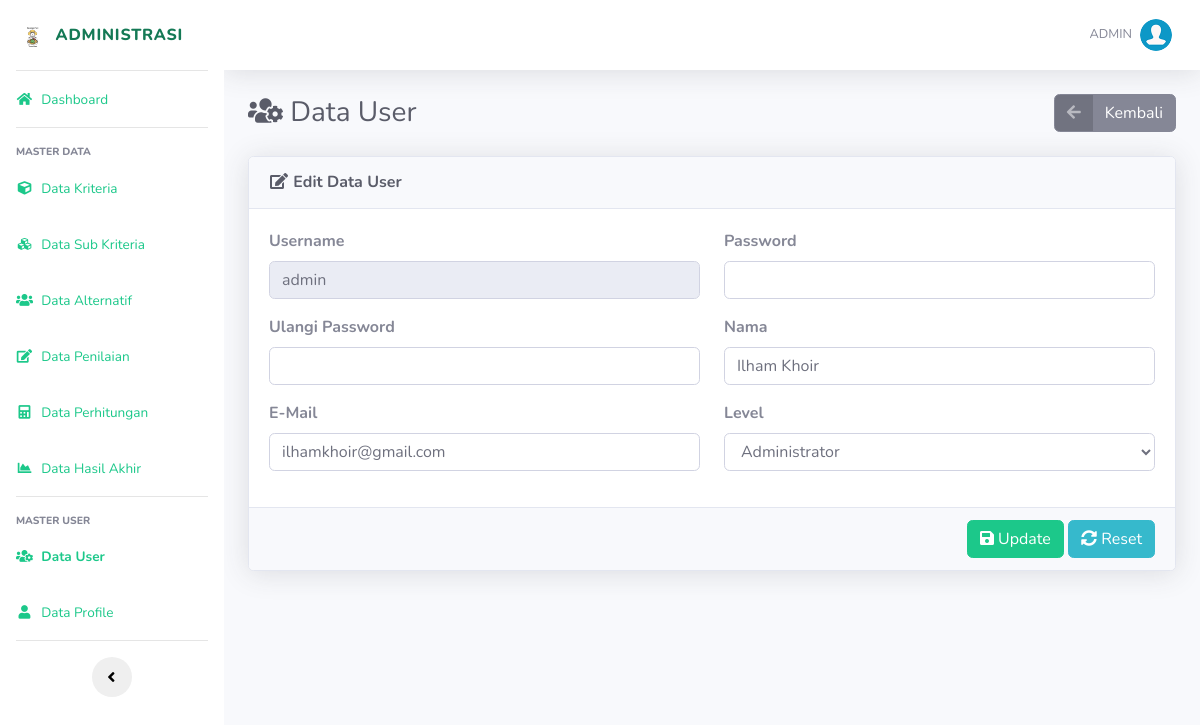
The page /edit-user.php?id=14 (signed in) on the database its author committed.
### tables this page shows
CREATE TABLE `user` (
  `id_user` int(5) NOT NULL,
  `username` varchar(16) NOT NULL,
  `password` varchar(50) NOT NULL,
  `nama` varchar(70) NOT NULL,
  `email` varchar(50) DEFAULT NULL,
  `role` char(1) NOT NULL
);

### edit-user.php (the view, shortened to what this page needs)
<?php require_once('includes/init.php'); ?>
<?php
$id_user = (isset($_GET['id'])) ? trim($_GET['id']) : '';
?>
<?php
require_once('template/header.php');
?>
<div class="d-sm-flex align-items-center justify-content-between mb-4">
    <h1 class="h3 mb-0 text-gray-800"><i class="fas fa-fw fa-users-cog"></i> Data User</h1>
	<a href="list-user.php" class="btn btn-secondary btn-icon-split"><span class="icon text-white-50"><i class="fas fa-arrow-left"></i></span>
		<span class="text">Kembali</span>
	</a>
</div>
<form action="edit-user.php?id=<?php echo $id_user; ?>" method="post">
	<div class="card shadow mb-4">
		<div class="card-header py-3">
			<h6 class="m-0 font-weight-bold text-dark"><i class="fas fa-fw fa-edit"></i> Edit Data User</h6>
		</div>
		<?php
		if(!$id_user) {
		?>
		<div class="card-body">
			<div class="alert alert-danger">Data tidak ada</div>
		</div>
		<?php
		}else{
		$data = mysqli_query($koneksi,"SELECT * FROM user WHERE id_user='$id_user'");
		$cek = mysqli_num_rows($data);
		if($cek <= 0) {
		?>
		<div class="card-body">
			<div class="alert alert-danger">Data tidak ada</div>
		</div>
		<?php
		}else{
			while($d = mysqli_fetch_array($data)){
		?>
		<div class="card-body">
			<div class="row">
				<div class="form-group col-md-6">
					<label class="font-weight-bold">Username</label>
					<input autocomplete="off" type="text" readonly required value="<?php echo $d['username']; ?>" class="form-control"/>
				</div>
				<div class="form-group col-md-6">
					<label class="font-weight-bold">Password</sub></label>
					<input autocomplete="off" type="password" name="password" class="form-control"/>
				</div>
				<div class="form-group col-md-6">
					<label class="font-weight-bold">Ulangi Password</label>
					<input autocomplete="off" type="password" name="password2" class="form-control"/>
				</div>
				<div class="form-group col-md-6">
					<label class="font-weight-bold">Nama</label>
					<input autocomplete="off" type="text" name="nama" required value="<?php echo $d['nama']; ?>" class="form-control"/>
				</div>
				<div class="form-group col-md-6">
					<label class="font-weight-bold">E-Mail</label>
					<input autocomplete="off" type="email" name="email" required value="<?php echo $d['email']; ?>" class="form-control"/>
				</div>
				<div class="form-group col-md-6">
					<label class="font-weight-bold">Level</label>
					<select name="role" required class="form-control">
						<option value="1" <?php if($d['role']==1) {echo "selected";} ?>>Administrator</option>
					</select>
				</div>
			</div>
		</div>
		<div class="card-footer text-right">
            <button name="submit" value="submit" type="submit" class="btn btn-success"><i class="fa fa-save"></i> Update</button>
            <button type="reset" class="btn btn-info"><i class="fa fa-sync-alt"></i> Reset</button>
        </div>
	</div>
	<?php
		}
		}
		}
	?>
</form>
<?php
require_once('template/footer.php');
?>

### rows shown on the page
user: username "admin", nama "Ilham Khoir", email "ilhamkhoir@gmail.com", role "Administrator"

### other values the page prints
$_SESSION['username'] "ADMIN"
